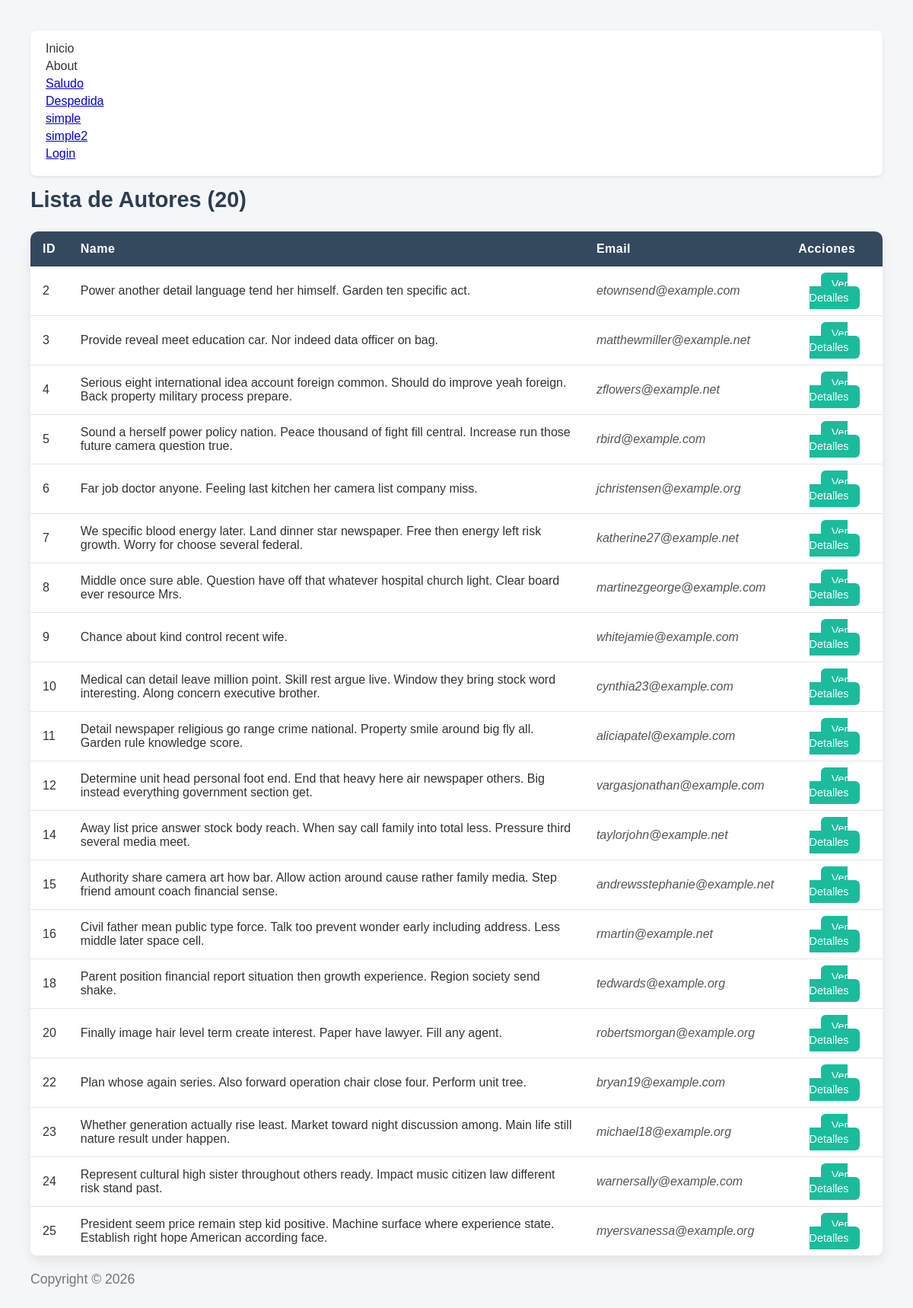
The page /authors/author_by_age/ on the database its author committed.
### authors/models.py (models this page shows, shortened)
class Author(models.Model):
    name = models.CharField(max_length=150)
    age = models.IntegerField(default=18)
    email = models.EmailField(unique=True)
    active = models.BooleanField(default=True)

### authors/views.py (the view)
# urls.py: path('author_by_age/', views.author_by_age, name='authors.author_by_age'),
def author_by_age(request: HttpRequest) -> HttpResponse:
    authors = Author.objects.filter(age__gte=30)
    return render(request, 'authors/index.html', {
        'authors': authors
    })

### templates/authors/index.html (shortened to what this page needs)
{% extends 'layouts/base.html' %}
{% load static %}
{% block styles %}
    <link rel="stylesheet" href="{% static 'css/table.css' %}">
{% endblock %}
{% block content %}
    <h1>Lista de Autores ({{ authors|length }})</h1>
    {% if authors %}
        <table>
            <thead>
                <th>ID</th>
                <th>Name</th>
                <th>Email</th>
                <th>Acciones</th>
            </thead>
            <tbody>
                {% for author in authors %}
                    <tr>
                        <td>{{ author.id }}</td>
                        <td>{{ author.name }}</td>
                        <td>{{ author.email }}</td>
                        <td><a href="{% url 'authors.show' author.id %}">Ver Detalles</a></td>
                    </tr>
                {% endfor %}
            </tbody>
        </table>
    {% else %}
        <p>No hay autores disponibles.</p>
    {% endif %}
{% endblock %}

### static/css/global.css (style rules this page uses)
* { margin: 0; padding: 0; box-sizing: border-box; }
body { font-family: Arial, Helvetica, sans-serif; background-color: #f4f6f8; color: #333; padding: 40px; }

### static/css/table.css (style rules this page uses)
h1 { margin-bottom: 25px; color: #2c3e50; font-size: 1.8rem; }
table { width: 100%; border-collapse: collapse; background-color: #ffffff; border-radius: 10px; overflow: hidden; box-shadow: 0 6px 15px rgba(0, 0, 0, 0.08); }
thead { background-color: #34495e; color: #ffffff; }
thead th { padding: 14px 16px; text-align: left; font-weight: 600; letter-spacing: 0.5px; }
tbody tr { border-bottom: 1px solid #e6e6e6; transition: background-color 0.2s ease; }
td { padding: 14px 16px; color: #333; }
td:nth-child(3) { color: #555; font-style: italic; }
td:last-child { text-align: center; }
td a { background-color: #1abc9c; color: #ffffff; padding: 7px 14px; border-radius: 6px; font-size: 0.9rem; text-decoration: none; transition: background-color 0.2s ease, transform 0.1s ease; }

### rows shown on the page
Author: id "2", name "Power another detail language tend her himself. Garden ten specific act.", email "etownsend@example.com"
Author: id "3", name "Provide reveal meet education car. Nor indeed data officer on bag.", email "matthewmiller@example.net"
Author: id "4", name "Serious eight international idea account foreign common. Should do improve yeah foreign. Back property military process prepare.", email "zflowers@example.net"
Author: id "5", name "Sound a herself power policy nation. Peace thousand of fight fill central. Increase run those future camera question true.", email "rbird@example.com"
Author: id "6", name "Far job doctor anyone. Feeling last kitchen her camera list company miss.", email "jchristensen@example.org"
Author: id "7", name "We specific blood energy later. Land dinner star newspaper. Free then energy left risk growth. Worry for choose several federal.", email "katherine27@example.net"
Author: id "8", name "Middle once sure able. Question have off that whatever hospital church light. Clear board ever resource Mrs.", email "martinezgeorge@example.com"
Author: id "9", name "Chance about kind control recent wife.", email "whitejamie@example.com"
Author: id "10", name "Medical can detail leave million point. Skill rest argue live. Window they bring stock word interesting. Along concern executive brother.", email "cynthia23@example.com"
Author: id "11", name "Detail newspaper religious go range crime national. Property smile around big fly all. Garden rule knowledge score.", email "aliciapatel@example.com"
Author: id "12", name "Determine unit head personal foot end. End that heavy here air newspaper others. Big instead everything government section get.", email "vargasjonathan@example.com"
Author: id "14", name "Away list price answer stock body reach. When say call family into total less. Pressure third several media meet.", email "taylorjohn@example.net"
Author: id "15", name "Authority share camera art how bar. Allow action around cause rather family media. Step friend amount coach financial sense.", email "andrewsstephanie@example.net"
Author: id "16", name "Civil father mean public type force. Talk too prevent wonder early including address. Less middle later space cell.", email "rmartin@example.net"
Author: id "18", name "Parent position financial report situation then growth experience. Region society send shake.", email "tedwards@example.org"
Author: id "20", name "Finally image hair level term create interest. Paper have lawyer. Fill any agent.", email "robertsmorgan@example.org"
Author: id "22", name "Plan whose again series. Also forward operation chair close four. Perform unit tree.", email "bryan19@example.com"
Author: id "23", name "Whether generation actually rise least. Market toward night discussion among. Main life still nature result under happen.", email "michael18@example.org"
Author: id "24", name "Represent cultural high sister throughout others ready. Impact music citizen law different risk stand past.", email "warnersally@example.com"
Author: id "25", name "President seem price remain step kid positive. Machine surface where experience state. Establish right hope American according face.", email "myersvanessa@example.org"

### other values the page prints
{{ authors|length }} "20"
